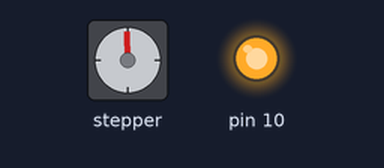
Recording of a sketch running on a simulated Arduino Uno, built with avr-gcc and run on an emulated ATmega328P. On the bench: stepper motor, output pins drawn as LEDs (lit = HIGH). Wiring (inferred from the names in the program): stepper motor driver (200 steps per turn assumed): step pin 8; direction pin 9; enable pin 7. Pins used as bus, display or sensor lines are not drawn.

Above: at 0.15 s.
At 10.06 s:
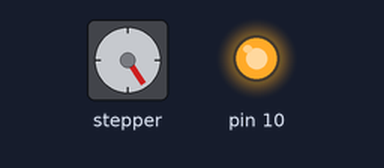
At 19.97 s:
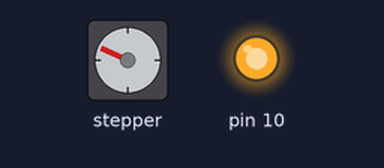
At 39.77 s:
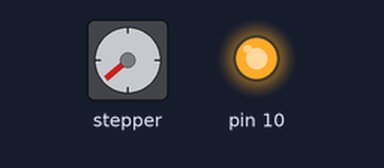
Timing chart, 0 to 40.0 s (numbered marks = the images above):
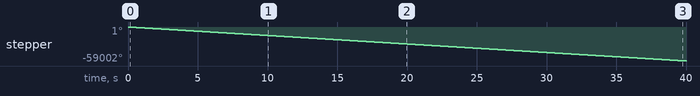

Measured:
- by itself, stepper: keeps turning counter-clockwise at about 1475°/s

The sketch:

TMC_TEST_2.ino
```cpp
/*
  Trinamic TMC2130 Example

  Other examples/libraries can be found here:
  https://github.com/teemuatlut/TMC2130Stepper
  https://github.com/janelia-arduino/TMC2130
  https://github.com/makertum/Trinamic_TMC2130

  This is a slightly modified version of the example provided by
  watercott's github.
*/

#include "SPI.h"

// Note: You also have to connect GND, 5V/VIO and VM.
//       A connection diagram can be found in the schematics.
#define EN_PIN    7 //enable (CFG6)
#define DIR_PIN   9 //direction
#define STEP_PIN  8 //step

#define CS_PIN   2 //chip select
#define MOSI_PIN 11 //SDI/MOSI (ICSP: 4, Uno: 11, Mega: 51)
#define MISO_PIN 12 //SDO/MISO (ICSP: 1, Uno: 12, Mega: 50)
#define SCK_PIN  13 //CLK/SCK  (ICSP: 3, Uno: 13, Mega: 52)

//TMC2130 registers
#define WRITE_FLAG     (1<<7) //write flag
#define READ_FLAG      (0<<7) //read flag
#define REG_GCONF      0x00
#define REG_GSTAT      0x01
#define REG_IHOLD_IRUN 0x10
#define REG_CHOPCONF   0x6C
#define REG_COOLCONF   0x6D
#define REG_DCCTRL     0x6E
#define REG_DRVSTATUS  0x6F

uint8_t tmc_write(uint8_t cmd, uint32_t data){
  uint8_t s;

  digitalWrite(CS_PIN, LOW);

  s = SPI.transfer(cmd);
  SPI.transfer((data>>24UL)&0xFF)&0xFF;
  SPI.transfer((data>>16UL)&0xFF)&0xFF;
  SPI.transfer((data>> 8UL)&0xFF)&0xFF;
  SPI.transfer((data>> 0UL)&0xFF)&0xFF;

  digitalWrite(CS_PIN, HIGH);

  return s;
}

uint8_t tmc_read(uint8_t cmd, uint32_t *data){
  uint8_t s;

  tmc_write(cmd, 0UL); //set read address

  digitalWrite(CS_PIN, LOW);

  s = SPI.transfer(cmd);
  *data  = SPI.transfer(0x00)&0xFF;
  *data <<=8;
  *data |= SPI.transfer(0x00)&0xFF;
  *data <<=8;
  *data |= SPI.transfer(0x00)&0xFF;
  *data <<=8;
  *data |= SPI.transfer(0x00)&0xFF;

  digitalWrite(CS_PIN, HIGH);

  return s;
}

void setup(){
  Serial.begin(9600);

  //set pins
  pinMode(EN_PIN, OUTPUT);
  digitalWrite(EN_PIN, HIGH); //deactivate driver (LOW active)
  pinMode(DIR_PIN, OUTPUT);
  digitalWrite(DIR_PIN, LOW); //LOW or HIGH
  pinMode(STEP_PIN, OUTPUT);
  digitalWrite(STEP_PIN, LOW);

  pinMode(CS_PIN, OUTPUT);
  digitalWrite(CS_PIN, HIGH);

  pinMode(MOSI_PIN, OUTPUT);
  digitalWrite(MOSI_PIN, LOW);
  pinMode(MISO_PIN, INPUT);
  digitalWrite(MISO_PIN, HIGH);
  pinMode(SCK_PIN, OUTPUT);
  digitalWrite(SCK_PIN, LOW);

  //init SPI
  SPI.begin();
  //SPI.setDataMode(SPI_MODE3); //SPI Mode 3
  //SPI.setBitOrder(MSBFIRST); //MSB first
  //SPI.setClockDivider(SPI_CLOCK_DIV128); //clk=Fcpu/128
  SPI.beginTransaction(SPISettings(1000000, MSBFIRST, SPI_MODE3));

  //set TMC2130 config
  tmc_write(WRITE_FLAG|REG_GCONF,      0x00000001UL); //voltage on AIN is current reference
  tmc_write(WRITE_FLAG|REG_IHOLD_IRUN, 0x00001010UL); //IHOLD=0x10, IRUN=0x10
  //tmc_write(WRITE_FLAG|REG_CHOPCONF,   0x00008008UL); //native 256 microsteps, MRES=0, TBL=1=24, TOFF=8
  //tmc_write(WRITE_FLAG|REG_CHOPCONF,   0x01008008UL); //128 microsteps, MRES=0, TBL=1=24, TOFF=8
  //tmc_write(WRITE_FLAG|REG_CHOPCONF,   0x02008008UL); // 64 microsteps, MRES=0, TBL=1=24, TOFF=8
  //tmc_write(WRITE_FLAG|REG_CHOPCONF,   0x03008008UL); // 32 microsteps, MRES=0, TBL=1=24, TOFF=8
  //tmc_write(WRITE_FLAG|REG_CHOPCONF,   0x04008008UL); // 16 microsteps, MRES=0, TBL=1=24, TOFF=8
  //tmc_write(WRITE_FLAG|REG_CHOPCONF,   0x05008008UL); //  8 microsteps, MRES=0, TBL=1=24, TOFF=8
  //tmc_write(WRITE_FLAG|REG_CHOPCONF,   0x06008008UL); //  4 microsteps, MRES=0, TBL=1=24, TOFF=8
  //tmc_write(WRITE_FLAG|REG_CHOPCONF,   0x07008008UL); //  2 microsteps, MRES=0, TBL=1=24, TOFF=8
  tmc_write(WRITE_FLAG|REG_CHOPCONF,   0x08008008UL); //  1 microsteps, MRES=0, TBL=1=24, TOFF=8
  //digitalWrite(CS_PIN, LOW);
  //TMC2130 outputs on (LOW active)
  digitalWrite(EN_PIN, LOW);
}

void loop(){

  //make steps
  digitalWrite(STEP_PIN, HIGH);
  delayMicroseconds(10);
  digitalWrite(STEP_PIN, LOW);
  delayMicroseconds(1200);

  static boolean inverted = false;
  if(!inverted && millis() > 10000){
    //SPI.beginTransaction(SPISettings(1000000, MSBFIRST, SPI_MODE3));
    tmc_write(WRITE_FLAG|REG_GCONF,  0x00000011UL);
    inverted = true;
  }
}
```
